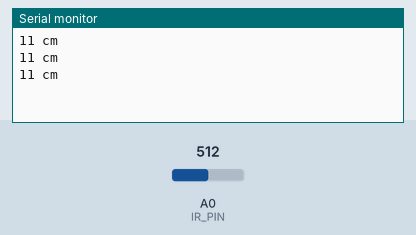
Simulated run of this sketch. Board: Arduino Uno, built with avr-gcc and run on an emulated ATmega328P. Parts: the last lines printed to the serial monitor. The test bench sets the inputs (shaded band); at power-on: A0 (IR_PIN) = 512.

Above: at 1.8 s.
1.9 s: A0 (IR_PIN) set to 716
At 2.4 s:
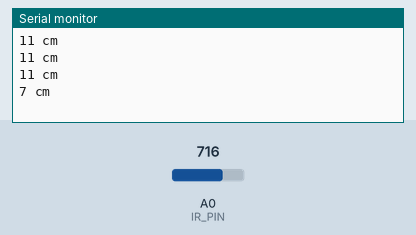
3.4 s: A0 (IR_PIN) set to 900
At 3.9 s:
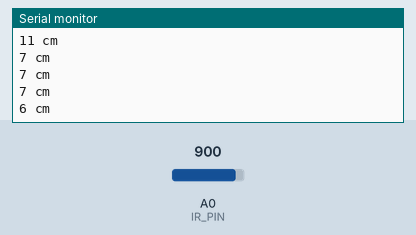
Timing chart, 0 to 6.4 s (numbered marks = the images above; inputs shaded):
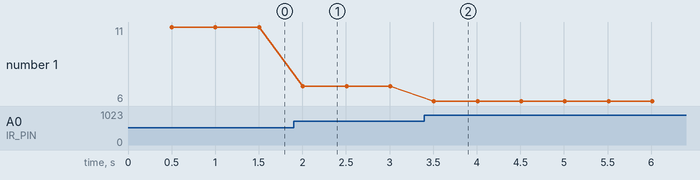

Measured:
- after the input at 1.9 s, the serial monitor: prints a new line after 0.11 s (image 1)
- after the input at 3.4 s, the serial monitor: prints a new line after 0.11 s (image 2)
- plotted number 1: 11 → 7 after the input at 1.9 s, 7 → 6 after the input at 3.4 s

The sketch:

SPEC_1.ino
```cpp
#define IR_PIN A0

int distance=0;


void setup() {
  // put your setup code here, to run once:
  Serial.begin(9600);
  pinMode(IR_PIN, INPUT);
}

static unsigned long tick = millis();

void loop() {
  // put your main code here, to run repeatedly:


  if ((millis() - tick) > 500){
    int volt = map(analogRead(IR_PIN), 0, 1023, 0, 5000);
    distance = (27.61 / (volt - 0.1696)) * 1000;

    Serial.print(distance);
    Serial.println(" cm");

    tick = millis();
  }
}
```
